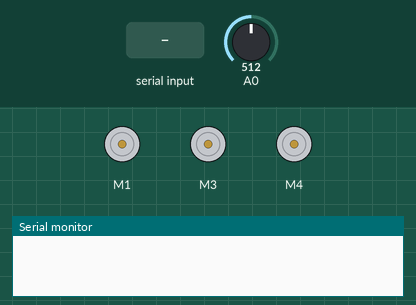
Recording of a sketch running on a simulated Arduino Uno, built with avr-gcc and run on an emulated ATmega328P. On the bench: 3 × DC motor (green arrow = forward, orange = backward, longer = faster), the last lines printed to the serial monitor. The inputs (shaded band) are chosen by the test bench; at power-on: A0 = 512.

Above: at 1.2 s.
1.3 s: "1" received over Serial
At 2.5 s:
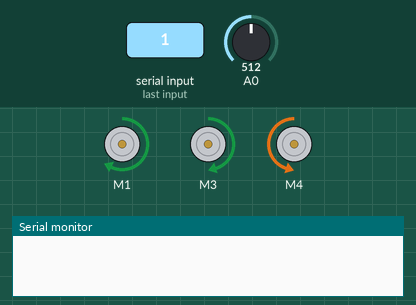
2.8 s: A0 set to 414
4.3 s: A0 set to 390
At 4.9 s:
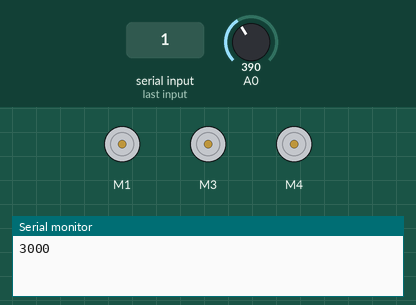
5.8 s: "0" received over Serial
At 6.1 s:
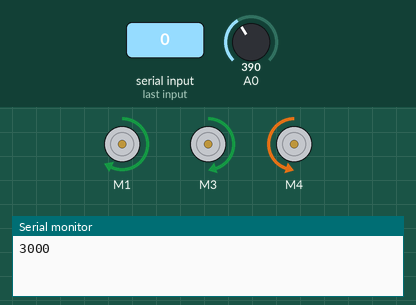
Timing chart, 0 to 8.3 s (numbered marks = the images above; inputs shaded):
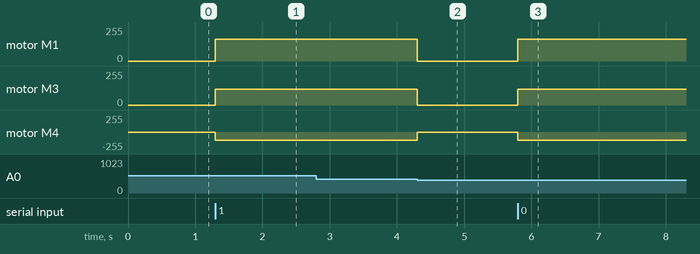

The sketch:

squarespeedtester.ino
```cpp
#include <CircleBot.h>
#include <AFMotor.h>

CircleBot bot(1, 3, 4);

bool readsensor() {
    return analogRead(A0) > 400;
}

void setup() {
    Serial.begin(115200);


}

void loop() {
    while(!Serial.available());
    while(Serial.available()) Serial.read();
    bool startval = readsensor();
    unsigned long starttime = millis();
    bot.Move(500, 0);
    while (startval == readsensor());
    unsigned long elapsedtime = millis() - starttime;
    bot.Move(0, 0);
    Serial.println(elapsedtime);
}
```

Measured:
- the behaviour switches between 401 and 400 on A0 (found by bisection; images 1 and 2)
- after the input at 1.3 s, motor M1: stopped → forward 165/255 at once; motor M3: stopped → forward 120/255 at once; motor M4: stopped → backward 120/255 at once
- after the input at 2.8 s, every drawn part: stays the same
- after the input at 4.3 s, motor M1: forward 165/255 → stopped at once; motor M3: forward 120/255 → stopped at once; motor M4: backward 120/255 → stopped at once
- after the input at 5.8 s, motor M1: stopped → forward 165/255 at once; motor M3: stopped → forward 120/255 at once; motor M4: stopped → backward 120/255 at once
